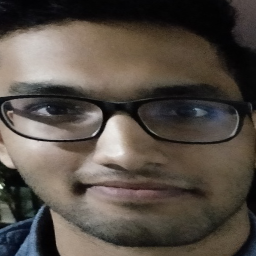
#> input picture NewData/Aadhithya/19.png, 256 x 256 px; its folder holds only this picture in this run
$ python model.py
#> lines starting #> are read from the running program, lines starting #| are printed output that depends on the picture


from functools import reduce
import numpy as np
# import pandas as pd
import os
import cv2
import warnings
import matplotlib
# matplotlib.use('MacOSX')
import matplotlib.pyplot as plt
from sklearn.model_selection import train_test_split
from sklearn.discriminant_analysis import LinearDiscriminantAnalysis
from sklearn.decomposition import PCA
from sklearn.linear_model import LogisticRegression
from sklearn.svm import SVC
from sklearn.model_selection import cross_val_score

FILEPATH = './NewData/'
warnings.filterwarnings('ignore')

class Model:
    def __init__(self, file_path, n_components):
        self.pca = PCA(n_components=n_components, whiten=True)
        self.file_path = file_path
        self.category_list = self.getCategories()
        self.data = self.getData()
        self.data_ravell = self.generate_ravell()
        self.data_list = self.generate_data_list()
        self.labels = self.generate_labels()

    def getCategories(self):
        return os.walk(self.file_path).__next__()[1]

    def getData(self):
        data = {}
        for folder in self.category_list:
            folder_path = os.path.join(FILEPATH, folder)
            images = []
            for file in os.listdir(folder_path):
                file_path = os.path.join(folder_path, file)
                img = cv2.imread(file_path, cv2.IMREAD_GRAYSCALE)
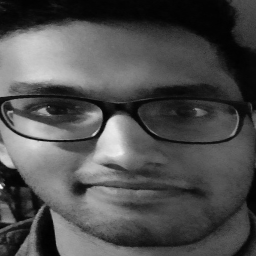
#> img: shape (256, 256); min 1, max 247, mean 78.8
                images.append(img)
            data[folder] = images
#> pass 2 of the loop in getData, `for folder in self.category_list:`:
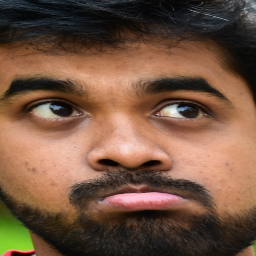
#> input picture NewData/Abhijith/12.png, 256 x 256 px
#> in getData, `img = cv2.imread(file_path, cv2.IMREAD_GRAYSCALE)`:
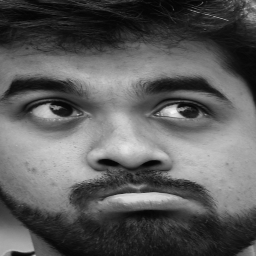
#> img: shape (256, 256); min 4, max 247, mean 91.9
        return data

    def generate_data_list(self):
        data_list = list()
        for cat in self.category_list:
            data_list.extend(self.data[cat])
        return np.array(data_list)

    def generate_ravell(self):
        def ravell(img):
            return img.ravel()
        data_ravell = list()
        for cat in self.category_list:
            data_ravell.extend(list(map(ravell, self.data[cat])))
        return np.array(data_ravell)

    def perform_pca(self, show=True):
        self.pca.fit(self.data_ravell)
        self.pca_X = self.pca.transform(self.data_ravell)
        if show:
            eigen_faces = list(map(lambda x : x.reshape(256, 256), self.pca.components_))
            mean_eigen_face = reduce(lambda x, y : x + y, eigen_faces)
            plt.imshow(mean_eigen_face, 'gray')
            plt.savefig('screenshots/meaneigenface.png')
            plt.show()

            for i, face in enumerate(eigen_faces):
                plt.subplot(10, 20, 1+i)
                plt.imshow(face, 'gray')
                plt.xticks(list())
                plt.yticks(list())
            plt.savefig('screenshots/eigenfaces.png')
            plt.show()

            for i in range(10):
                original_face = self.data_ravell[i].reshape(256, 256)
                eigen_coefficients = list(self.pca_X[i])
                eigen_face = sum(map(lambda coeff: eigen_faces[coeff[0]]*coeff[1], list(enumerate(eigen_coefficients))))
                plt.subplot(2, 10, i+1)
                plt.imshow(original_face, 'gray') , plt.xticks(list()), plt.yticks(list())
                plt.subplot(2, 10, i+11)
                plt.imshow(eigen_face, 'gray') , plt.xticks(list()), plt.yticks(list())
            plt.savefig('screenshots/eigenfaces_comparison.png')
            plt.show()

    def generate_labels(self):
        labels = list()
        for i, cat in enumerate(self.category_list):
            labels += [i]*len(self.data[cat])
        return np.array(labels).reshape(-1, 1)

    # [79 lines left out: functions create_gender_labels, model_predict, perform_lda, perform_face_recognition, not called in this run]


if __name__ == '__main__':
    model = Model(file_path=FILEPATH, n_components=1000)
    # model.labels = model.create_gender_labels()
    model.perform_pca(show=False)
#> (the run stopped early here; a loop or call above may not have finished)
